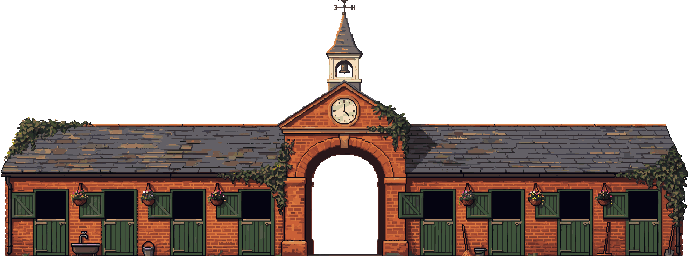
#> input picture art-src/diorama/raw/yard-stables-0.png, 688 x 256 px, found by its file name
$ python process_diorama.py
#> lines starting #> are read from the running program, lines starting #| are printed output that depends on the picture; after the words box and inside, x2 and y2 are one past the last pixel; in counts of white or black regions, pixels touching at a corner belong together
#> in load, returned value is the input picture: shape (256, 688, 4); mean R, G, B, A 48.1, 35.5, 37, 127.1
#> in quantise, `rgb = Image.fromarray(a[..., :3].astype(np.uint8))`:
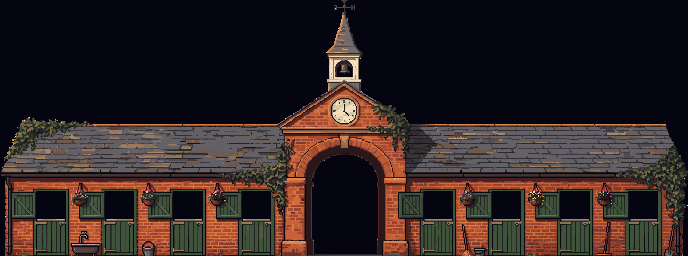
#> rgb: PIL image 688x256 RGB; mean R, G, B 48.1, 35.5, 37
#> in quantise, `n = len(np.unique(a[a[..., 3] > 0][:, :3], axis=0))`: n = 56
"""Finish the raw PixelLab diorama generations into served layers + a generated atlas.

  python3 -I art-src/diorama/process_diorama.py

Inputs : art-src/diorama/raw/*.png (gen-diorama.mjs) + existing approved art.
Outputs: apps/web/public/art/diorama/*.png
         apps/web/src/components/diorama/atlas.generated.ts   (frame sizes, prop rects, doorway holes)
         art-src/diorama/meta.json                              (what each output came from)

Code passes (no resampling of the art ever, except exact 3:1 / 2:1 box downsamples that are
snapped back onto the source palette so the result is still hard-edged pixel art):
  * binary alpha + palette clamp (k-means-free: unique colours, capped by median-cut)
  * mirror tiling for strips that must repeat horizontally
  * doorway holes cut out of facades so animated heads sit "inside" the dark stall
  * prop sheets split into connected components -> atlas rects
  * animation frames aligned on a common baseline and packed into strips
"""
import json
from pathlib import Path

import numpy as np
from PIL import Image

RAW = Path("art-src/diorama/raw")
OUT = Path("apps/web/public/art/diorama")
TS = Path("apps/web/src/components/diorama/atlas.generated.ts")
META = Path("art-src/diorama/meta.json")
OUT.mkdir(parents=True, exist_ok=True)
meta: dict = {}
atlas: dict = {"files": {}, "props": {}, "holes": {}, "anims": {}}


def load(p):
    return np.array(Image.open(p).convert("RGBA"))


def lum(a):
    return (a[..., 0].astype(int) * 299 + a[..., 1].astype(int) * 587 + a[..., 2].astype(int) * 114) // 1000
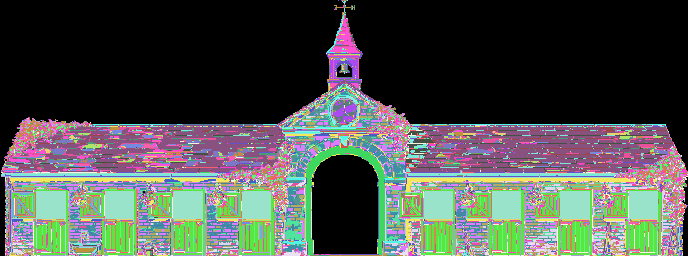
#> returned value: shape (256, 688) int64; 53 distinct labels, from 0 to 225; one colour per label, 0 black


def clean(a):
    a = a.copy()
    a[..., 3] = np.where(a[..., 3] > 127, 255, 0)
    a[a[..., 3] == 0] = 0
    return a


def quantise(a, colours=96):
    """Clamp to at most `colours` colours (median cut, no dither) - keeps edges hard."""
    rgb = Image.fromarray(a[..., :3].astype(np.uint8))
    n = len(np.unique(a[a[..., 3] > 0][:, :3], axis=0))
    if n <= colours:
        return a
    q = np.array(rgb.quantize(colours, method=Image.Quantize.MEDIANCUT, dither=Image.Dither.NONE).convert("RGB"))
    out = a.copy()
    out[..., :3] = q
    return out


def components(mask, min_px=1):
    H, W = mask.shape
    lab = np.zeros((H, W), int)
    n = 0
    boxes = []
    for y0, x0 in zip(*np.nonzero(mask)):
        if lab[y0, x0]:
            continue
        n += 1
        stack = [(y0, x0)]
        lab[y0, x0] = n
        ys, xs = [y0], [x0]
        while stack:
            y, x = stack.pop()
            for yy, xx in ((y + 1, x), (y - 1, x), (y, x + 1), (y, x - 1)):
                if 0 <= yy < H and 0 <= xx < W and mask[yy, xx] and not lab[yy, xx]:
                    lab[yy, xx] = n
                    stack.append((yy, xx))
                    ys.append(yy)
                    xs.append(xx)
        if len(ys) >= min_px:
            boxes.append((min(xs), min(ys), max(xs) + 1, max(ys) + 1, len(ys), n))
    return lab, boxes


def save(a, name, src, **extra):
    a = a.astype(np.uint8)
    Image.fromarray(a).save(OUT / f"{name}.png", optimize=True)
    atlas["files"][name] = {"w": int(a.shape[1]), "h": int(a.shape[0])}
    meta[name] = {"source": src, **extra}
    print(f"{name:24s} {a.shape[1]}x{a.shape[0]}")


def mirror_tile(a):
    return np.concatenate([a, a[:, ::-1]], axis=1)


# [41 lines left out: functions downsample, quilt, not called in this run]


COATS = {  # shade, body, highlight, mane (art-pipeline COAT_PALETTES)
    "grey": ("#83827d", "#b4b3ae", "#dddcd6", "#5f5e5b"),
    "chestnut": ("#73371a", "#a4552b", "#d07f47", "#8a4a26"),
    "black": ("#0f0d0d", "#1f1c1c", "#47403e", "#0b0a0a"),
}


# [41 lines left out: functions recoat, strip, not called in this run]


# ---------------------------------------------------------------- static layers
fac = clean(quantise(load(RAW / "yard-stables-0.png")))
# doorway holes: near-black pixels in the door band -> transparent; remembered as rects
dark = (lum(fac) < 24) & (fac[..., 3] > 0)
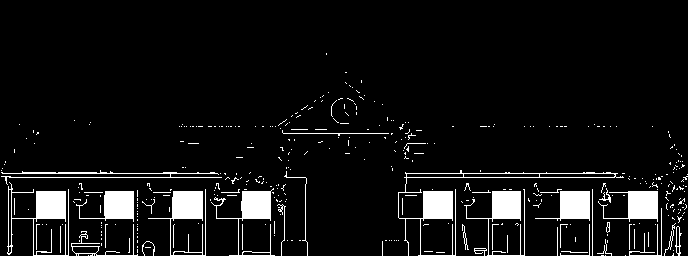
#> dark: shape (256, 688) bool; 6.9% white; 398 white regions (358 under 20 px), largest, box (x1, y1, x2, y2) and area: (398, 170, 624, 256) 1623, (7, 182, 69, 256) 1268, (148, 189, 206, 256) 1110
band = np.zeros_like(dark)
band[186:224] = True
_, boxes = components(dark & band, 200)
#> the loop in components, `for y0, x0 in zip(*np.nonzero(mask)):` made 8108 passes
#> (y0, x0, n) on passes 1, 3, 4: (186, 8, 1), (186, 81, 2), (186, 149, 3)
#> after the loop in components, `for y0, x0 in zip(*np.nonzero(mask)):`:
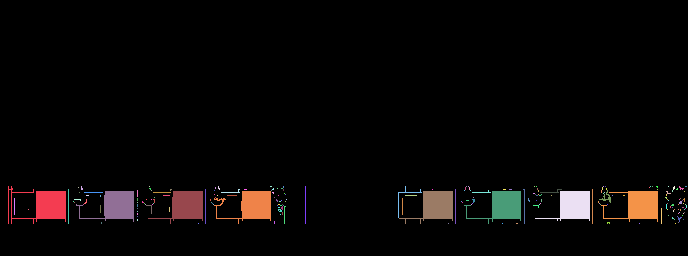
#> lab: shape (256, 688) int64; 209 distinct labels, from 0 to 208; one colour per label, 0 black
#> after the loop in components, `for y0, x0 in zip(*np.nonzero(mask)):`: boxes = [(8, 186, 66, 224, 980, 1), (76, 191, 134, 222, 884, 60), (148, 191, 203, 224, 895, 61), (214, 191, 271, 224, 905, 62), (399, 191, 453, 224, 878, 63), (464, 191, 521, 224, 867, 64), (535, 191, 590, 221, 871, 65), (601, 191, 658, 222, 908, 66)]; n = 208
holes = []
for x0, y0, x1, y1, n, _ in sorted(boxes):
    holes.append([int(x0), int(y0), int(x1 - x0), int(y1 - y0)])
#> this loop made 8 passes
#> (x0, y0, x1, y1, n) on passes 1 to 8: (8, 186, 66, 224, 980), (76, 191, 134, 222, 884), (148, 191, 203, 224, 895), (214, 191, 271, 224, 905), (399, 191, 453, 224, 878), (464, 191, 521, 224, 867), (535, 191, 590, 221, 871), (601, 191, 658, 222, 908)
#> after the loop, holes = [[8, 186, 58, 38], [76, 191, 58, 31], [148, 191, 55, 33], [214, 191, 57, 33], [399, 191, 54, 33], [464, 191, 57, 33], [535, 191, 55, 30], [601, 191, 57, 31]]
atlas["holes"]["yard-stables"] = holes
fac[dark & band] = 0  # the engine paints a lit stall interior behind each doorway
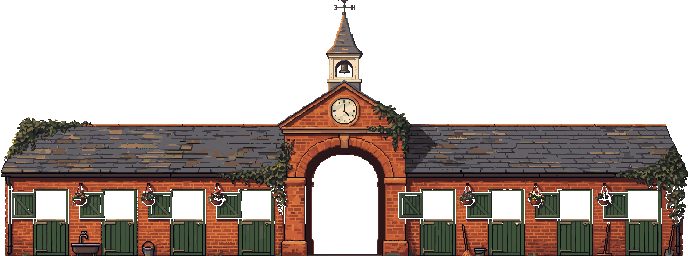
#> fac: shape (256, 688, 4); mean R, G, B, A 45.3, 33.3, 27.7, 115.4; transparent parts drawn white
save(fac, "yard-stables", "diorama/raw/yard-stables-0 (generate-image-v2, style ref scenes/stable-yard)", holes=holes)
#| yard-stables             688x256

save(clean(quantise(load(RAW / "yard-trees-0.png"))), "yard-trees", "diorama/raw/yard-trees-0")
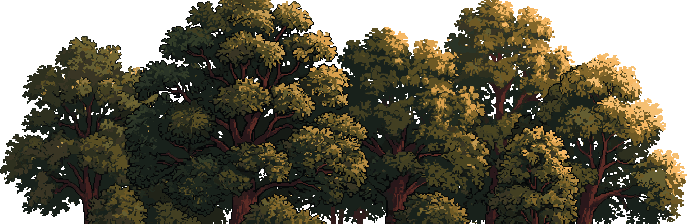
#> input picture art-src/diorama/raw/yard-trees-0.png, 688 x 224 px, found by its file name
#> in load, returned value is the input picture: shape (224, 688, 4); mean R, G, B, A 47.9, 44.2, 27.5, 195.5
#> call 2 of quantise, with colours = 96
#> in quantise (call 2), `rgb = Image.fromarray(a[..., :3].astype(np.uint8))`:
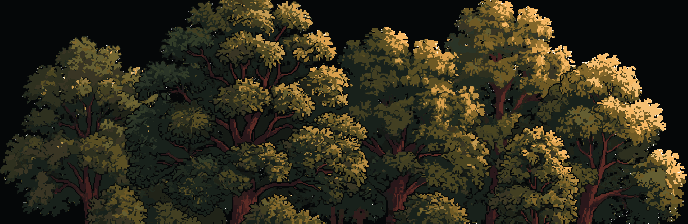
#> rgb: PIL image 688x224 RGB; mean R, G, B 47.9, 44.2, 27.5
#> in quantise (call 2), `n = len(np.unique(a[a[..., 3] > 0][:, :3], axis=0))`: n = 40
#| yard-trees               688x224
#> (the run stopped early here; a loop or call above may not have finished)
